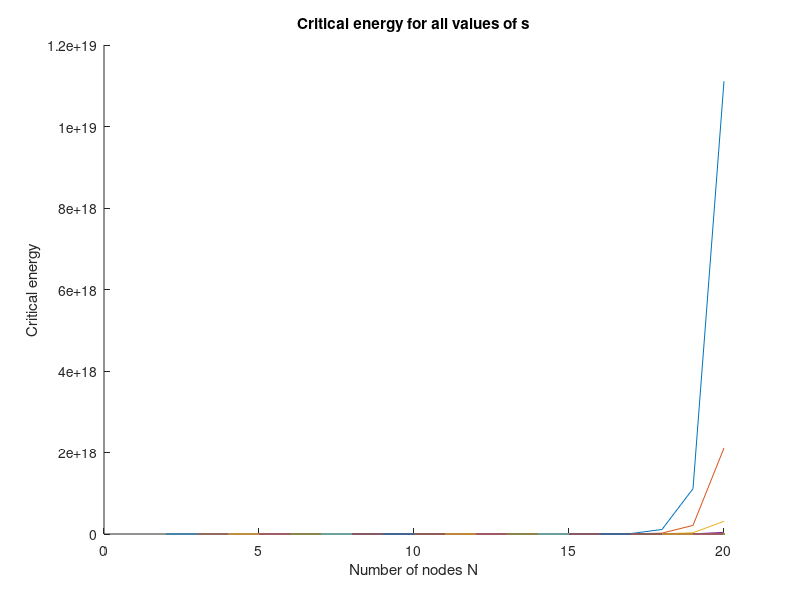
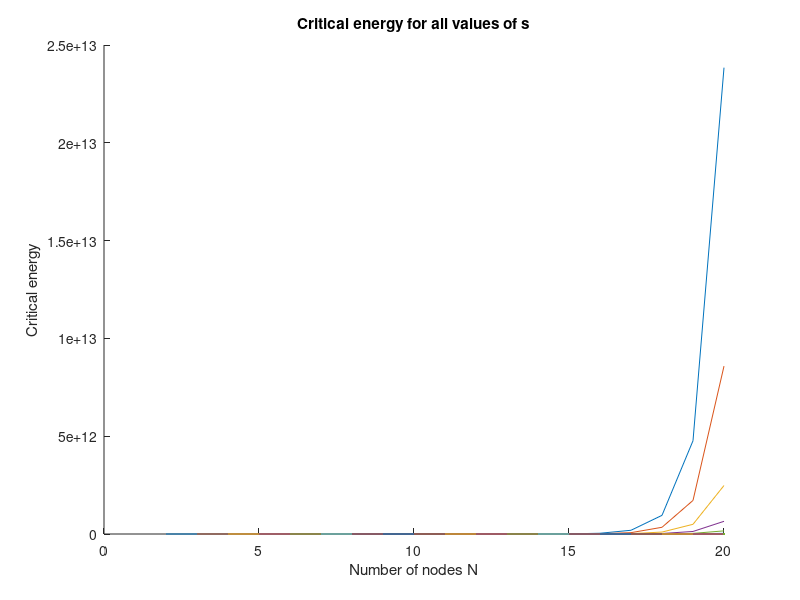
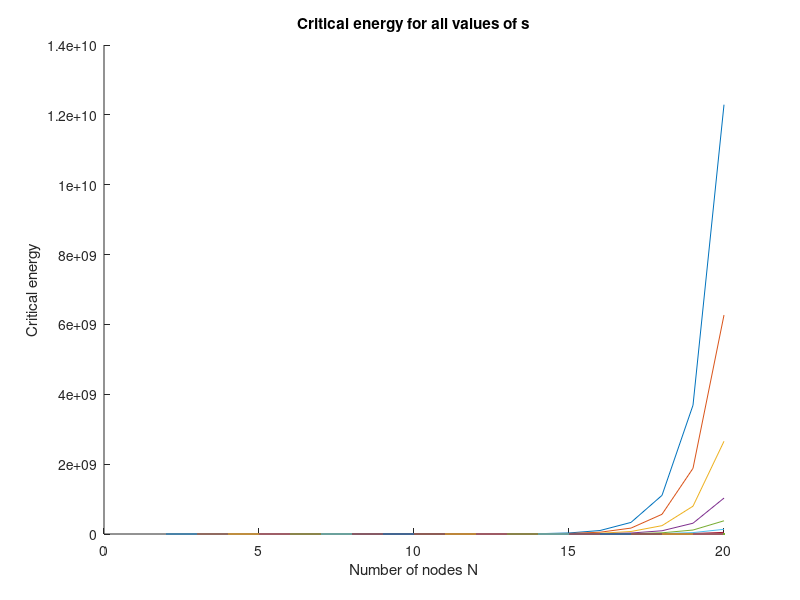
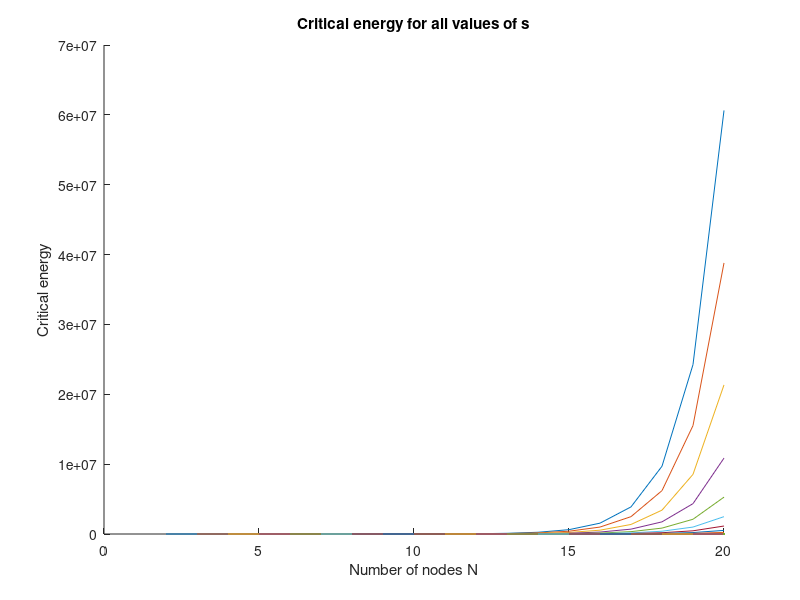

These figures' MATLAB source, in order:
%This script compares the graph of the crtitical energy (energy for all the cells to stay alive) for different
%topologies as a function of their number of nodes 
% for each n=#of nodes we consider n-1 topologies depending on the value
% l=#of nodes in the linear part of the network
% I am considering the extended fork with linear part l and part after the
% splitting s.
%note n=l+s
%for example a line will have l=n-1,s=1 (the last node is considered as a fork
%with one path), and the star has l=1,s=n-1 (the pump is considered to be
%the linear part of the star)
%this way E(n,p,l)=c*(p^l+...+p+s)/p^l; therefore we have a general formula
%for a specific topology knowing the number of nodes its linearity and the
%atrition p;
close all
clear all
n=20;
p=0.1:0.1:1;
E=zeros(n,length(p),n-1);
for i=2:n
    for j=1:length(p)
        for s=1:i-1
            for k=1:i-s
                E(i,j,s)=E(i,j,s)+p(j)^k;
            end
            E(i,j,s)=(E(i,j,s)+s)/p(j)^(i-s);
        end
    end
end
%now I am plotting on the same graph the critical energy corresponding to a
%specific p value for all the possible topology with up to n nodes
for j=1:length(p)
    figure(j)
    hold all
    for s=1:n-1
        plot(s+1:n,E(s+1:n,j,s));
    end
    xlabel('Number of nodes N')
    ylabel('Critical energy')
    title('Critical energy for all values of s')
end
% jj=9;
nn=n;
for jj=1:length(p)
    EE=squeeze(E(nn,jj,1:nn-1));
    figure
    plot(1:nn-1,EE(nn-1:-1:1))
    xlabel('Length of line l')
    ylabel('Critical energy')
    title('Critical energy change as we go from a line to a star')
end
%here I want to check what are the topology that require less energy than a
%specific one {n,p,l}; ii, jj, ll, here stand for the chosen values for #of
%nodes n, attrition p and linearity l
ii=n;
jj=9;
ss=1;E(ii,jj,n-1)
T=[];
for s=n-1:-1:1
    for i=n:-1:2
        if E(ii,jj,ss)>E(i,jj,s) && E(i,jj,s)>0
            T=[T;i,s,s/(i-1),E(i,jj,s)];
            break;
        end
    end
end
T
% %each row of T contains the i and l values for a topology that has a lower
% %critical energy than the selected one
% %note that for each value of l we keep only the one with the highest number
% %of nodes
% n=100;
% p=0.1:0.1:1;
% E=zeros(n,length(p),n-1);
% for i=2:n
%     for j=1:length(p)
%         for l=1:i-1
%             for k=0:l-1
%                 E(i,j,l)=E(i,j,l)+p(j)^k;
%             end
%             E(i,j,l)=(E(i,j,l)*(i-l)+p(j)^l)/p(j)^l;
%         end
%     end
% end
% %now I am plotting on the same graph the critical energy corresponding to a
% %specific p value for all the possible topology with up to n nodes
% for j=1:length(p)
%     figure(j)
%     hold on
%     for l=1:n-1
%         plot(l+1:n,E(l+1:n,j,l));
%     end
% end
% close all
% %here I want to check what are the topology that require less energy than a
% %specific one {n,p,l}; ii, jj, ll, here stand for the chosen values for #of
% %nodes n, attrition p and linearity l
% ii=100;
% jj=9;
% ll=1;E(ii,jj,ll)
% T=[];
% for l=1:n-1
%     for i=n:-1:2
%         if E(ii,jj,ll)>E(i,jj,l) && E(i,jj,l)>0
%             T=[T;i,l,l/(i-1),E(i,jj,l)];
%             break;
%         end
%     end
% end
% %each row of T contains the i and l values for a topology that has a lower
% %critical energy than the selected one
% %note that for each value of l we keep only the one with the highest number
% %of nodes
% T
%     